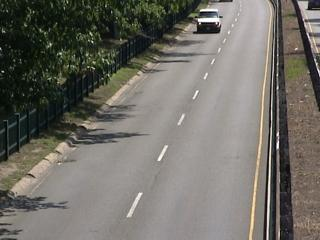
%> input picture highway/input/in000023.jpg, 320 x 240 px; its folder holds 4 pictures in this run
$ octave alg_exe_script2highway.m   (GNU Octave 9; MATLAB toolbox functions it lacks are replaced by stand-ins)
%> lines starting %> are read from the running program, lines starting %| are printed output that depends on the picture
### HW1_BackgroundSubtraction/readImagesDir.m
function imagesMat = readImagesDir(inputDir, dilutionParam)
%> called with inputDir = './data/highway/input'
% Load images from directory inputDir into a matrix imagesMat
% Input: inputDir - a string of the images directory name
%    	 dilutionParam - optional. A ratio to dilute the frames, that is, change the frame rate. e.g., dilutionParam = 3 divides the frame rate by 3.
% Output: imagesMat - a matrix with size (images height) X (images width) X (number of color channels) X (number of frames)

    if (~exist('dilutionParam'))
        dilutionParam = 1;
    end
    imList = dir(inputDir);
    % since dir returns unnessecery 2 entries (/. and /..), remove them
    imList = imList(3:end);
    imNum = floor(numel(imList)/dilutionParam);
    firstIm = uint8(imread(strcat(inputDir,'/',imList(1).name)));
%> firstIm is the input picture: size 240x320x3 uint8; mean R, G, B 111.9, 109.5, 102.2
    imagesMat = uint8(zeros(size(firstIm,1),size(firstIm,2),size(firstIm,3),imNum));
    imagesMat(:,:,:,1) = firstIm;
    for i = 2:imNum
        imagesMat(:,:,:,i) = uint8(imread(strcat(inputDir,'/',imList(i*dilutionParam).name)));
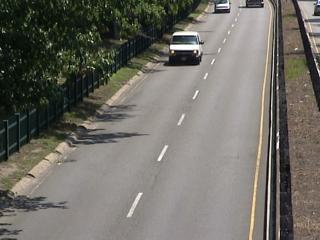
%> input picture highway/input/in000076.jpg, 320 x 240 px
    end

end

### HW2_Tracking/NaiveBS.m
function Res = NaiveBS(VideoMat,C,O,N,Mean,Threshold, LearningRate)
%> called with C = 0, O = 1, N = 100, Mean = 1, Threshold = 45, LearningRate = 0.0001
%NaiveBS(VideoMat,C,O,N,Mean,Threshold, Selective, LearningRate)
%This functino does the Naive Background Subtraction.
%input:
%- VideoMat : 4 dimension matrix of the form (height, width, # of color channels, frame #)
%- C : Can be 0 or 1. 1 means that the result will be truecolor, 0 means graystyle.
%- O : Define if output is the Mask (1) or frames(0)
%- N : Number of frames to do CreateBackgoundAverage on. (N >= 0)
%- Mean : 1 To use a mean to create the background and 0 to use median
%- Threshold : A number. The sensitivity factor for deciding if a pixel is background or foreground.
%- LearningRate : determine the weight-ratio between the lastest frames and
%former frames. LearningRate > 0.5 meanes higher weight to new frames, where
%< 0.5 means lower.
%

if (mod(N, 2) == 0)
    N = N + 1; %Median is 30 times faster for odd numbers
end
MatDimension = size(VideoMat);
%> MatDimension = [240 320 3 4]
%If we choose color images the dimensions are the same, otherwise only gray level.
%We will preallocate memory to increase performance.
fprintf('Starting Naive Background Subtraction...\n');
if (C == 1)
    fprintf('Preparing color result matrix\n');
    result = zeros(MatDimension(1), MatDimension(2), 3, MatDimension(4), 'uint8');

    %This is important one: on one side, the video itself is in the "uint8"
    %range. On the other, we can't perform subtraction correctly on uint8
    %because there are no negative values, and when performing 50 - 90, the
    %result is 0 and not -40. And we need the absolute value. Therefore we
    %are using INT16 representation which can hold both all the color range
    %and negative values.
    updatedVideo = int16(VideoMat);
else
    fprintf('Preparing gray result matrix\n');
    result = zeros(MatDimension(1), MatDimension(2), 1, MatDimension(4), 'uint8');

    %Transform the entire video to gray levels
    updatedVideo = zeros(MatDimension(1), MatDimension(2), 1, MatDimension(4), 'int16');
    fprintf('Modifying the movie to gray levels\n');
    for i = 1:MatDimension(4)
        grayFrame = rgb2gray(squeeze(VideoMat(:,:,:,i)));
        updatedVideo(:,:,:,i) = grayFrame(:,:,:);
    end
%> this loop made 4 passes
%> pass 1, in NaiveBS, `grayFrame = rgb2gray(squeeze(VideoMat(:,:,:,i)));`:
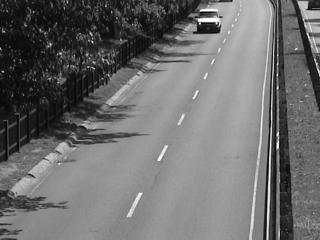
%> grayFrame: size 240x320 uint8; min 1, max 255, mean 109.3
%> pass 2, in NaiveBS, `grayFrame = rgb2gray(squeeze(VideoMat(:,:,:,i)));`:
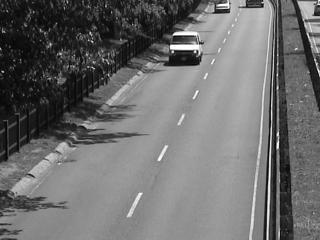
%> grayFrame: size 240x320 uint8; min 1, max 255, mean 109.1
%> pass 3, in NaiveBS, `grayFrame = rgb2gray(squeeze(VideoMat(:,:,:,i)));`:
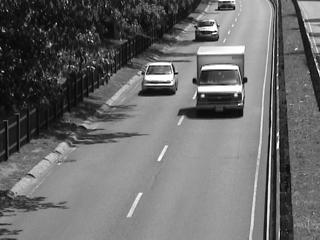
%> grayFrame: size 240x320 uint8; min 1, max 255, mean 106.9
end

fprintf('Creating background average\n');
BackgroundAverage = CreateBackgroundAverage(updatedVideo, N, Mean);
fprintf('Preparing mask sequence matrix\n');
MaskSequence = false(MatDimension(1), MatDimension(2), MatDimension(4));

fprintf('Generating mask for each frame\n');
for i = 1 : MatDimension(4)
    CurrentMask = BackgroundMask(updatedVideo, BackgroundAverage, i, Threshold);
    MaskSequence(:,:,i) = CurrentMask(:,:);
    if (i > N)
        BackgroundAverage = UpdateBackgroundAverage(updatedVideo, BackgroundAverage, i, LearningRate, Mean, N);
    end
end

fprintf('Preparing Output\n');
if (O == 1)
    fprintf('Output is mask\n');
    %the result is all frames in MaskSequence which are white (= foreground)
    %result = reshape(MaskSequence == true, [MatDimension(1) MatDimension(2) 1 MatDimension(4)]);
    result = MaskSequence;
else
    fprintf('Output is frames\n');
    if (C == 1)
        %If it is a color output we need to take the mask and duplicate the
        %3rd dimension 3 times. We do this by creating a vector from the
        %matrix and then refolding it to a matrix
        ColorMaskSequence = reshape(MaskSequence, MatDimension(1) * MatDimension(2), []);
        ColorMaskSequence = reshape(repmat(ColorMaskSequence,3,1),...
            [MatDimension(1) MatDimension(2) 3 MatDimension(4)]);
        result(ColorMaskSequence > 0) = updatedVideo(ColorMaskSequence > 0);

    else
        result(MaskSequence) = updatedVideo(MaskSequence);
    end
end
fprintf('Finished!\n');
Res = result;

### HW2_Tracking/CreateBackgroundAverage.m
function Background = CreateBackgroundAverage(VideoMat, N, Mean)
%> called with N = 101, Mean = 1

%{
This function creates a 3 dim matrix, representing an image.
Each pixel of this image is the average pixel background of 'N' frames,
so the whole image is a background average of N frames.

VideoMat - The frames matrix (4 dimensions: height, width, # color channels, frame #)
N - the number of frames to take into consideration (N >= 0)
Mean - boolean which points how to calculate the acerage. 1 is 'mean' function, 0 is 'median' function
%}

MatDimension = size(VideoMat);
%> MatDimension = [240 320 1 4]

%This line is needed? result is not defined:
result = zeros(MatDimension(1), MatDimension(2), MatDimension(3));


%If we calculate the starting background as Mean then for each pixel we
%will check the mean across N frames
if (Mean == 1)

%> the run ends on the next line
    result = mean(VideoMat(:, :, :, 1:N), 4);

    %If we calculate the starting background as Median then for each pixel we
    %will check the median across N frames
else

    result = median(VideoMat(:, :, :, 1:N), 4);
end

Background = int16(result);

### HW2_Tracking/alg_exe_script2highway.m
origVideo = readImagesDir('./data/highway/input');
%origVideo = imresize(origVideo, 0.75);

C = 0;
O = 1;
N = 100;
Mean = 1;
Threshold = 45;
LearningRate = 0.0001;
blobSize = 300;

nbs = NaiveBS(origVideo,C,O,N,Mean,Threshold,LearningRate);
